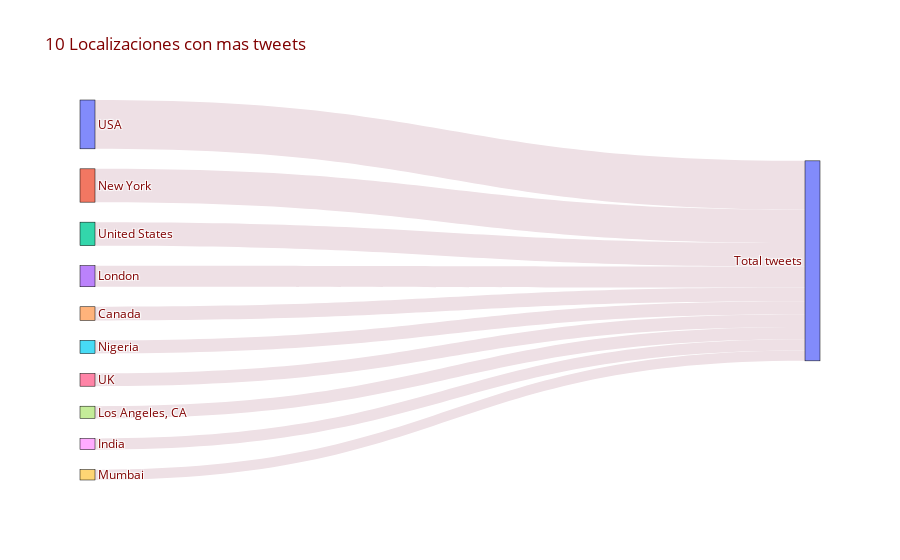

Notebook cell for this chart:
### Code cell
labels = localizaciones['location']

fig = go.Figure(data=[go.Sankey(       
    node = dict(            
      thickness = 15,
      line = dict(color = "black"),
      label = labels,
    ),
    
    link = dict(               
      source = [0,1,2,3,4,5,6,7,8,9],
      target = [10, 10, 10, 10, 10, 10, 10, 10, 10, 10, 10],   
      value = localizaciones['target_count'], 
      color = '#eee0e5'
  ))])

fig.update_layout(title_text="10 Localizaciones con mas tweets", font=dict(size = 12, color = 'maroon'),paper_bgcolor='white')
fig.show()

### Figure 1 — Plotly figure (JSON) as saved in the notebook; plotly's stock layout.template omitted (floating-point values rounded to 4 significant figures)
{"data": [{"link": {"color": "#eee0e5", "source": [0, 1, 2, 3, 4, 5, 6, 7, 8, 9], "target": [10, 10, 10, 10, 10, 10, 10, 10, 10, 10, 10], "value": [104, 71, 50, 45, 29, 28, 27, 26, 24, 22, 426]}, "node": {"label": ["USA", "New York", "United States", "London", "Canada", "Nigeria", "UK", "Los Angeles, CA", "India", "Mumbai", "Total tweets"], "line": {"color": "black"}, "thickness": 15}, "type": "sankey"}], "layout": {"font": {"color": "maroon", "size": 12}, "paper_bgcolor": "white", "title": {"text": "10 Localizaciones con mas tweets"}}}
